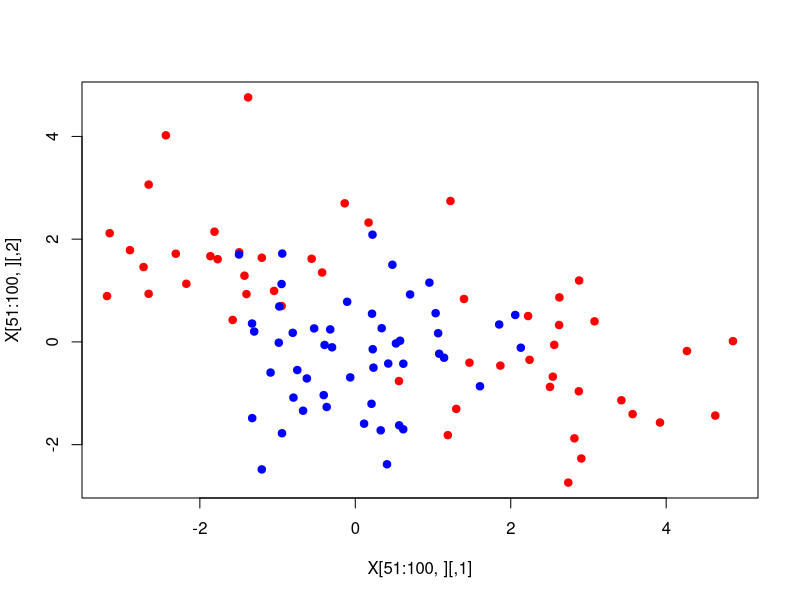

Reproduce this figure in R. (Note: this script raises an error after producing the figure.)
y <- rep(c(-1,1), each=50)
y <- as.factor(y)
X <- matrix(rnorm(200), ncol=2)
X[51:75,] <- X[51:75,] + matrix(rep(c(2.5,-.5), each=25), ncol=2)
X[76:100,] <- X[76:100,] + matrix(rep(c(-1.5, 1.5), each=25), ncol=2)
plot(X[51:100,], col=c('red'), pch=19)
points(X[1:50,], col='blue', pch=19)

fit.ldm <- ldm(y, X)
fit.svm <- svm(X, y, kernel='radial', cost=10, gamma=1)

table(y,fit.ldm$fitted) # training set performance for LDM
table(y,fit.svm$fitted) # training set performance for SVM

table(fit.ldm$fitted, fit.svm$fitted) # LDM fit vs SVM fit -- identical


